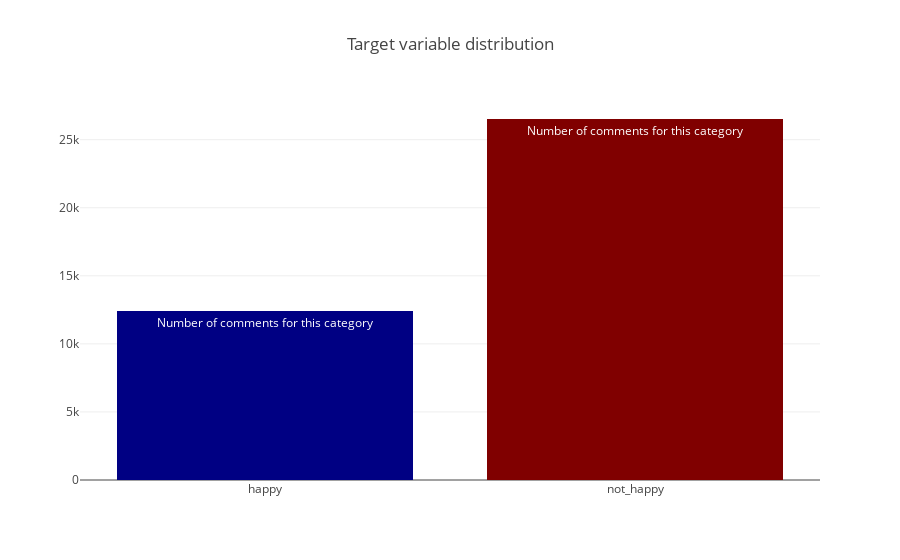

The notebook cell this image was saved under:
### Code cell
plot('Is_Response', train_df)

### Figure 1 — Plotly figure (JSON) as saved in the notebook; plotly's stock layout.template omitted (floating-point values rounded to 4 significant figures)
{"data": [{"marker": {"color": [26521, 12411], "colorscale": "Jet"}, "text": "Number of comments for this category", "type": "bar", "x": ["not_happy", "happy"], "y": [26521, 12411]}], "layout": {"title": "Target variable distribution", "xaxis": {"categoryorder": "category ascending"}}}
